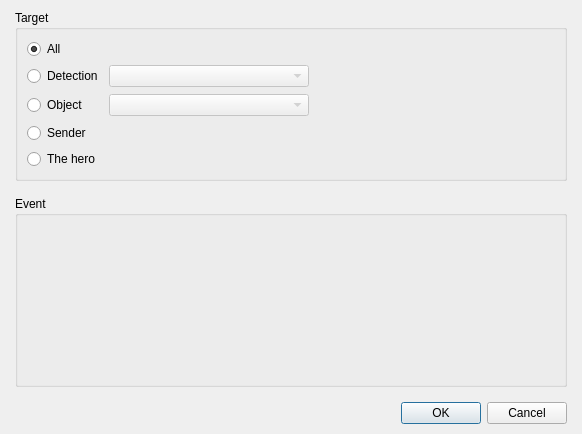
<?xml version="1.0" encoding="UTF-8"?>
<ui version="4.0">
 <class>DialogCommandSendEvent</class>
 <widget class="QDialog" name="DialogCommandSendEvent">
  <property name="geometry">
   <rect>
    <x>0</x>
    <y>0</y>
    <width>582</width>
    <height>431</height>
   </rect>
  </property>
  <property name="windowTitle">
   <string>Send event...</string>
  </property>
  <layout class="QGridLayout" name="gridLayout_4">
   <property name="leftMargin">
    <number>15</number>
   </property>
   <property name="topMargin">
    <number>10</number>
   </property>
   <property name="rightMargin">
    <number>15</number>
   </property>
   <property name="bottomMargin">
    <number>10</number>
   </property>
   <item row="0" column="0">
    <layout class="QVBoxLayout" name="verticalLayout">
     <property name="spacing">
      <number>15</number>
     </property>
     <item>
      <widget class="QGroupBox" name="groupBox">
       <property name="title">
        <string>Target</string>
       </property>
       <layout class="QGridLayout" name="gridLayout_2">
        <item row="0" column="0">
         <layout class="QGridLayout" name="gridLayout">
          <item row="0" column="0">
           <widget class="QRadioButton" name="radioButtonAll">
            <property name="text">
             <string>All</string>
            </property>
            <property name="checked">
             <bool>true</bool>
            </property>
           </widget>
          </item>
          <item row="2" column="0">
           <widget class="QRadioButton" name="radioButtonObject">
            <property name="text">
             <string>Object</string>
            </property>
           </widget>
          </item>
          <item row="3" column="0">
           <widget class="QRadioButton" name="radioButtonSender">
            <property name="text">
             <string>Sender</string>
            </property>
           </widget>
          </item>
          <item row="1" column="0">
           <widget class="QRadioButton" name="radioButtonDetection">
            <property name="text">
             <string>Detection</string>
            </property>
           </widget>
          </item>
          <item row="2" column="1">
           <widget class="QComboBox" name="comboBoxObject">
            <property name="enabled">
             <bool>false</bool>
            </property>
            <property name="minimumSize">
             <size>
              <width>200</width>
              <height>0</height>
             </size>
            </property>
            <property name="maximumSize">
             <size>
              <width>200</width>
              <height>16777215</height>
             </size>
            </property>
           </widget>
          </item>
          <item row="1" column="1">
           <widget class="QComboBox" name="comboBoxDetection">
            <property name="enabled">
             <bool>false</bool>
            </property>
            <property name="minimumSize">
             <size>
              <width>200</width>
              <height>0</height>
             </size>
            </property>
            <property name="maximumSize">
             <size>
              <width>200</width>
              <height>16777215</height>
             </size>
            </property>
           </widget>
          </item>
          <item row="0" column="2" rowspan="3">
           <spacer name="horizontalSpacer">
            <property name="orientation">
             <enum>Qt::Horizontal</enum>
            </property>
            <property name="sizeHint" stdset="0">
             <size>
              <width>40</width>
              <height>78</height>
             </size>
            </property>
           </spacer>
          </item>
          <item row="4" column="0">
           <widget class="QRadioButton" name="radioButtonHero">
            <property name="text">
             <string>The hero</string>
            </property>
           </widget>
          </item>
         </layout>
        </item>
       </layout>
      </widget>
     </item>
     <item>
      <widget class="QGroupBox" name="groupBox_2">
       <property name="title">
        <string>Event</string>
       </property>
       <layout class="QGridLayout" name="gridLayout_3">
        <item row="0" column="0">
         <widget class="PanelObjectEvent" name="widgetObjectEvent" native="true">
          <property name="minimumSize">
           <size>
            <width>0</width>
            <height>150</height>
           </size>
          </property>
         </widget>
        </item>
       </layout>
      </widget>
     </item>
     <item>
      <widget class="QDialogButtonBox" name="buttonBox">
       <property name="orientation">
        <enum>Qt::Horizontal</enum>
       </property>
       <property name="standardButtons">
        <set>QDialogButtonBox::Cancel|QDialogButtonBox::Ok</set>
       </property>
      </widget>
     </item>
    </layout>
   </item>
  </layout>
 </widget>
 <customwidgets>
  <customwidget>
   <class>PanelObjectEvent</class>
   <extends>QWidget</extends>
   <header>panelobjectevent.h</header>
   <container>1</container>
  </customwidget>
 </customwidgets>
 <resources/>
 <connections>
  <connection>
   <sender>buttonBox</sender>
   <signal>accepted()</signal>
   <receiver>DialogCommandSendEvent</receiver>
   <slot>accept()</slot>
   <hints>
    <hint type="sourcelabel">
     <x>248</x>
     <y>254</y>
    </hint>
    <hint type="destinationlabel">
     <x>157</x>
     <y>274</y>
    </hint>
   </hints>
  </connection>
  <connection>
   <sender>buttonBox</sender>
   <signal>rejected()</signal>
   <receiver>DialogCommandSendEvent</receiver>
   <slot>reject()</slot>
   <hints>
    <hint type="sourcelabel">
     <x>316</x>
     <y>260</y>
    </hint>
    <hint type="destinationlabel">
     <x>286</x>
     <y>274</y>
    </hint>
   </hints>
  </connection>
 </connections>
</ui>
